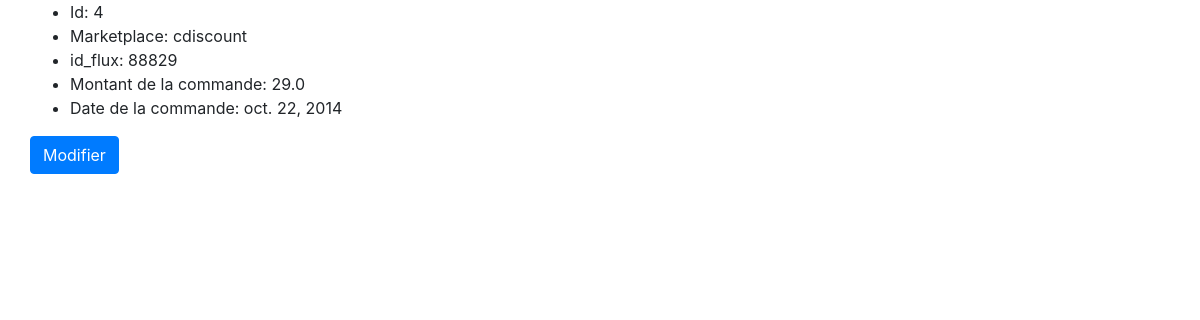
/orders/4/, run on the app's committed database.
### orders/models.py (models this page shows)
class Order(models.Model):
    marketplace = models.CharField(max_length=100)
    id_flux = models.IntegerField()
    order_purchase_date = models.DateField(null=True)
    order_amount = models.FloatField(null=True)

### orders/views.py (the view)
# urls.py: path('<slug:slug>/', OrderDetail.as_view(), name='order-detail'),
class OrderDetail(DetailView):
    model = Order
    slug_field = 'id'

### orders/templates/orders/order_detail.html
{% extends 'orders/base.html' %}
{% block content %}
<div>
    <ul>
        <li>Id: {{ object.id }}</li>
        <li>Marketplace: {{ object.marketplace }}</li>
        <li>id_flux: {{ object.id_flux }}</li>
        <li>Montant de la commande: {{ object.order_amount }}</li>
        <li>Date de la commande: {{ object.order_purchase_date }}</li>
    </ul>
    <a href="{% url 'order-update' object.id %}" class="btn btn-primary">Modifier</a>
</div>
{% endblock %}

### data on the page
Order: id "4", marketplace "cdiscount", id_flux "88829", order_amount "29.0", order_purchase_date "oct. 22, 2014"
